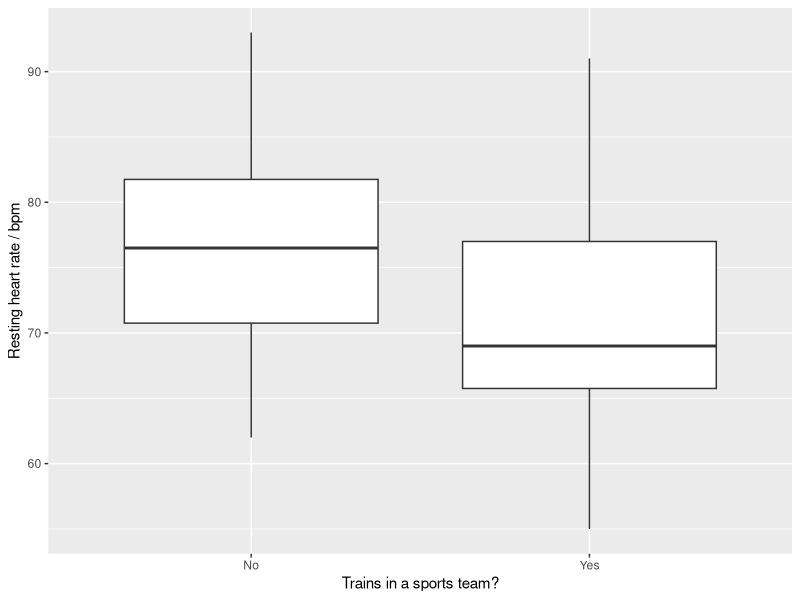
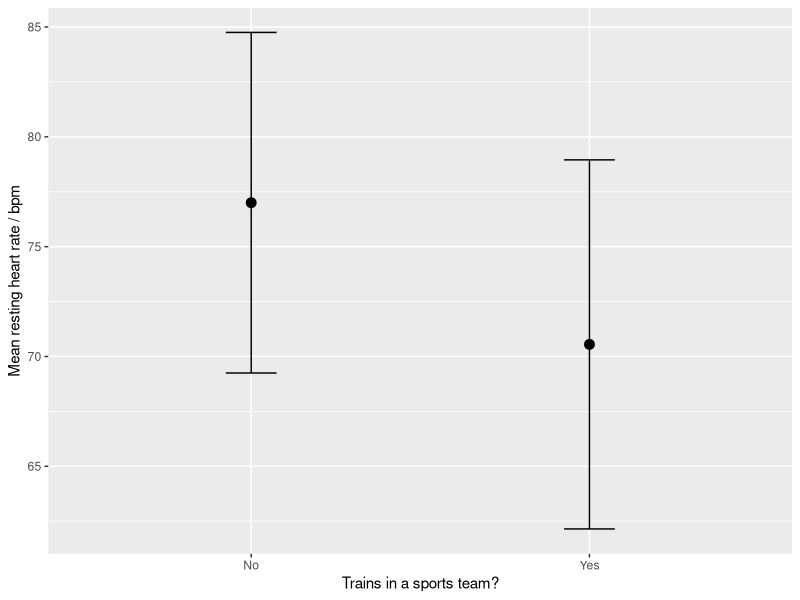
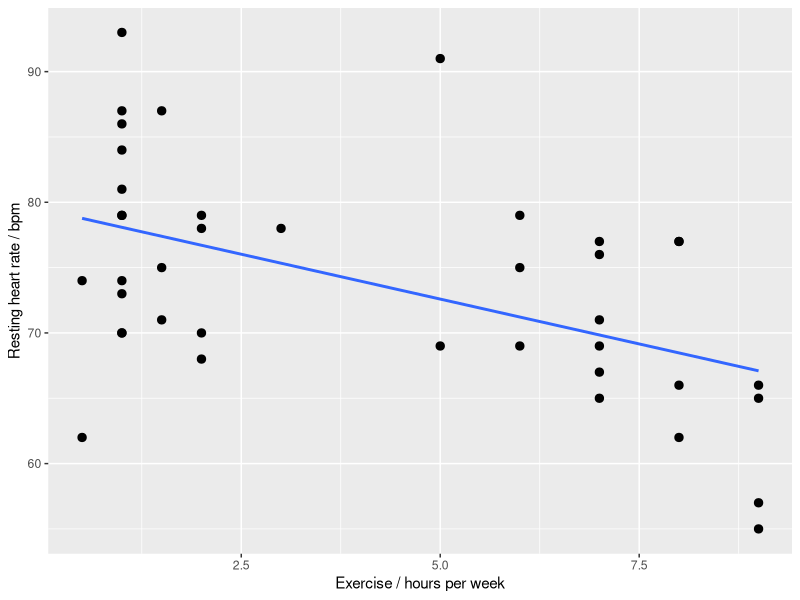
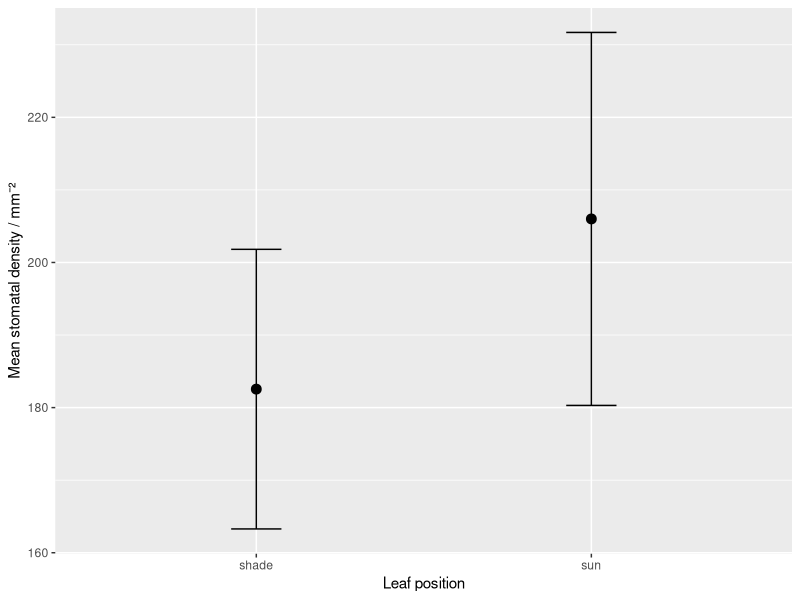

Reproduce these figures in R, in order.
# ============================================================
# Statistics in R · IB Biology · Learn R
# https://nlcsbiology.com/learn-r/ib.html
# Dr Daniel Mompel Riera · NLCS Jeju · CC BY-NC-SA 4.0
#
# The whole course as one script: the data, and the answer to every exercise,
# stage by stage, with the result you should get. The data are INVENTED, for learning.
#
# In RStudio: File > Open File..., choose this file, then
#   run one line:  put the cursor on it and press Ctrl + Enter (Mac: Cmd + Enter)
#   run it all:    Ctrl + Shift + Enter (Mac: Cmd + Shift + Enter), "Source with Echo"
# ============================================================

# The first time only, this installs the packages (a few minutes: wait for the > prompt).
if (!requireNamespace("dplyr", quietly = TRUE)) install.packages("dplyr")
if (!requireNamespace("ggplot2", quietly = TRUE)) install.packages("ggplot2")
library(dplyr)
library(ggplot2)

# ---- The data ----------------------------------------------------------------
# students: an invented class of 40. stomata_raw: an invented class spreadsheet, mistakes included.
students <- data.frame(
  id = 1:40,
  trains = factor(c("No", "No", "Yes", "Yes", "No", "Yes", "No", "Yes", "No", "No", "No", "No", "No", "Yes", "Yes", "No", "Yes", "No", "Yes", "Yes", "No", "No", "Yes", "No", "Yes", "Yes", "Yes", "No", "Yes", "No", "No", "Yes", "No", "Yes", "Yes", "No", "Yes", "No", "Yes", "Yes"), levels = c("No", "Yes")),
  exercise_h = c(2, 1, 9, 8, 1, 6, 1, 8, 0.5, 1, 1, 1.5, 1, 6, 6, 1, 9, 0.5, 7, 8, 1, 2, 5, 2, 7, 5, 9, 1, 7, 1.5, 1, 9, 1, 3, 7, 2, 7, 1.5, 8, 7),
  resting_hr = c(68, 87, 57, 66, 81, 79, 73, 77, 74, 74, 84, 71, 79, 75, 69, 79, 55, 62, 69, 77, 93, 70, 69, 78, 77, 91, 66, 70, 67, 75, 86, 65, 70, 78, 65, 79, 76, 87, 62, 71),
  abo = factor(c("A", "A", "B", "A", "A", "AB", "B", "B", "B", "AB", "O", "A", "O", "O", "A", "AB", "A", "B", "O", "O", "O", "O", "A", "O", "B", "A", "AB", "B", "O", "O", "A", "B", "O", "B", "A", "B", "A", "B", "A", "A"), levels = c("O", "A", "B", "AB"))
)
stomata_raw <- data.frame(
  leaf_id = 1:24,
  leaf = c("sun", "Shade", "sun", "shade", "SUN ", "shade", "Sun", "shade", "sun", " shade", "sun", "Shade", "sun", "shade", "Sun", "shade", "SUN ", "Shade", "sun", "shade", "Sun", " shade", "sun", "shade"),
  density_mm2 = c(198, 192, 204, 151, 1980, 173, 215, 184, 186, NA, 242, 159, 237, 202, 225, 169, 220, 201, 177, 188, 205, 175, 157, 214),
  note = c("", "", "", "", "", "", "", "", "", "leaf torn: not counted", "", "", "", "", "", "", "", "", "", "", "", "", "", ""),
  stringsAsFactors = FALSE
)

# ==== Stage 1 · R in ten minutes ==============================================================

# ---- Your turn · R as a calculator
(72 + 75 + 78) / 3
# You should get: 75 bpm. The brackets make R add first, then divide.

# ---- Your turn · a function
pulse <- c(72, 75, 78)
pulse
mean(pulse)
# You should get: mean() is a function: its name, then brackets round what it works on.

# ---- Your turn · a column
head(students)
nrow(students)
students$resting_hr
mean(students$resting_hr)
# You should get: 73.775 bpm: the mean resting heart rate of all 40 students.

# ==== Stage 2 · The middle of your data =======================================================

# ---- Your turn · one extreme value
six <- c(68, 87, 81, 73, 74, 74)
mean(six)
median(six)
seven <- c(68, 87, 81, 73, 74, 74, 112)
mean(seven)
median(seven)
# You should get: The mean rose from 76.2 to 81.3 bpm. The median stayed at 74 bpm.

# ---- Your turn · each group
students %>%
  group_by(trains) %>%
  summarise(mean = mean(resting_hr), median = median(resting_hr))
# You should get: No training: mean 77.0, median 76.5 bpm. Training: mean 70.55, median 69.0 bpm. In
# each group the mean and median are close: no extreme values pull them apart.

# ---- Your turn · the mode
table(students$abo)
names(which.max(table(students$abo)))
# You should get: The mode is A: 14 of the 40 students.

# ==== Stage 3 · Look before you test ==========================================================

# ---- Your turn · the fence
no_train <- students$resting_hr[students$trains == "No"]
readings <- c(no_train, 112)
quantile(readings)
IQR(readings)
quantile(readings, 0.75) + 1.5 * IQR(readings)
# You should get: 103.5 bpm. 112 is above it, so it is an outlier.

# ---- Your turn · box plots of both groups
ggplot(students, aes(x = trains, y = resting_hr)) +
  geom_boxplot() +
  labs(x = "Trains in a sports team?", y = "Resting heart rate / bpm")
# You should get: Every axis needs a label with its unit. Neither group has an outlier: the reading
# after PE is not in the table.

# ==== Stage 4 · Spread: the normal distribution and SD ========================================

# ---- Your turn · SD of each group
students %>%
  group_by(trains) %>%
  summarise(mean = mean(resting_hr), sd = sd(resting_hr), n = n())
# You should get: No training: 77.0 ± 7.75 bpm. Training: 70.55 ± 8.40 bpm. n = 20 in each. The
# spreads are similar.

# ---- Your turn · SD as error bars
summary_hr <- students %>%
  group_by(trains) %>%
  summarise(mean = mean(resting_hr), sd = sd(resting_hr))

ggplot(summary_hr, aes(x = trains, y = mean)) +
  geom_point(size = 3) +
  geom_errorbar(aes(ymin = mean - sd, ymax = mean + sd), width = 0.15) +
  labs(x = "Trains in a sports team?", y = "Mean resting heart rate / bpm")
# You should get: Each bar now runs from mean − 1 SD to mean + 1 SD. In your caption, say what the
# bars show: “error bars = ± 1 SD (n = 20)”.

# ==== Stage 5 · How sure is the mean? SE ======================================================

# ---- Your turn · the SE
no_train <- students$resting_hr[students$trains == "No"]
sd(no_train)
length(no_train)
sd(no_train) / sqrt(length(no_train))
# You should get: SE = 1.73 bpm. The SD was 7.75 bpm: √20 is about 4.5, so the SE is about a quarter
# of the SD.

# ==== Stage 6 · Is it real, or is it chance? ==================================================

# ---- Your turn
binom.test(80, 100)
# You should get: For 80 heads, p = 1.116e-09. That is 0.000000001116: far below 0.05, so you reject
# H₀.

# ==== Stage 7 · Which test? ===================================================================

# ---- Your turn · similar spread?
sds <- tapply(students$resting_hr, students$trains, sd)
sds
max(sds) / min(sds)
# You should get: 1.08: far below 2. The spreads are similar, so the standard t-test fits.

# ==== Stage 8 · The t-test ====================================================================

# ---- Your turn · the t-test in R
t.test(resting_hr ~ trains, data = students, var.equal = TRUE)
# You should get: “Two Sample t-test”: t = 2.52, df = 38, p = 0.016.

# ==== Stage 9 · The χ² test ===================================================================

# ---- Your turn · χ² in R
quadrats <- matrix(c(57, 9, 7, 27), nrow = 2,
  dimnames = list(moss = c("present", "absent"),
                  heather = c("present", "absent")))
quadrats
chisq.test(quadrats, correct = FALSE)
# You should get: χ² = 42.1, df = 1, p = 8.5e-11. The hand calculation, with E rounded to 1 d.p.,
# gave 42.4: the same decision.

# ---- Your turn · the expected counts
quadrats <- matrix(c(57, 9, 7, 27), nrow = 2,
  dimnames = list(moss = c("present", "absent"),
                  heather = c("present", "absent")))
test <- chisq.test(quadrats, correct = FALSE)
test$expected
# You should get: 42.24, 23.76, 21.76 and 12.24: every expected count is at least 5, so the test is
# valid.

# ---- Your turn · a new, imagined survey
survey <- matrix(c(12, 48, 30, 10), nrow = 2,
  dimnames = list(bracken = c("present", "absent"),
                  heather = c("present", "absent")))
survey
test <- chisq.test(survey, correct = FALSE)
test
test$expected

# ==== Stage 10 · Correlation and R² ===========================================================

# ---- Your turn · r and its p-value
cor.test(students$exercise_h, students$resting_hr)
# You should get: r = −0.50, p = 0.00091: a significant negative correlation.

# ---- Your turn · the line of best fit
ggplot(students, aes(x = exercise_h, y = resting_hr)) +
  geom_point(size = 2.5) +
  labs(x = "Exercise / hours per week", y = "Resting heart rate / bpm") +
  geom_smooth(method = "lm", formula = y ~ x, se = FALSE)
# You should get: A straight line of best fit, from a fitted equation. Only for a line like this may
# you report R².

# ---- Your turn · R²
model <- lm(resting_hr ~ exercise_h, data = students)
coef(model)
summary(model)$r.squared
# You should get: R² = 0.25. And r² = (−0.504)² = 0.254: for a straight line, R² is r squared.

# ==== Stage 11 · Put it together ==============================================================

# ---- Step 1 · Look before you fix
table(stomata_raw$leaf)
summary(stomata_raw$density_mm2)
stomata_raw[stomata_raw$note != "", ]

# ---- Step 2 · Fix the labels
stomata <- stomata_raw
stomata$leaf <- tolower(trimws(stomata$leaf))
table(stomata$leaf)
# You should get: Two labels now: shade 12, sun 12.

# ---- Step 3 · Remove what cannot be used
stomata <- stomata_raw
stomata$leaf <- tolower(trimws(stomata$leaf))
stomata <- stomata %>%
  filter(!is.na(density_mm2), density_mm2 < 500)
nrow(stomata)
# You should get: 22 leaves: 11 sun, 11 shade. In the method, say why two leaves were left out: one
# was torn and not counted; 1980 per mm² is about ten times any other count, most likely a typing
# error, and the true count was not recorded.

# ---- Step 4 · Describe each group
stomata <- stomata_raw
stomata$leaf <- tolower(trimws(stomata$leaf))
stomata <- stomata %>% filter(!is.na(density_mm2), density_mm2 < 500)

stomata %>%
  group_by(leaf) %>%
  summarise(mean = mean(density_mm2), sd = sd(density_mm2), n = n())
# You should get: Sun: 206.0 ± 25.7 stomata per mm² (n = 11). Shade: 182.5 ± 19.3 (n = 11). The
# larger SD is less than twice the smaller: similar spreads.

# ---- Step 5 · The graph
stomata <- stomata_raw
stomata$leaf <- tolower(trimws(stomata$leaf))
stomata <- stomata %>% filter(!is.na(density_mm2), density_mm2 < 500)
s <- stomata %>% group_by(leaf) %>%
  summarise(mean = mean(density_mm2), sd = sd(density_mm2))

ggplot(s, aes(x = leaf, y = mean)) +
  geom_point(size = 3) +
  geom_errorbar(aes(ymin = mean - sd, ymax = mean + sd), width = 0.15) +
  labs(x = "Leaf position", y = "Mean stomatal density / mm⁻²")
# You should get: Caption it: “Figure 1. Dot plot showing the effect of leaf position (sun or shade)
# on the mean stomatal density (n = 11; error bars = ± 1 SD).”

# ---- Step 6 · The test
stomata <- stomata_raw
stomata$leaf <- tolower(trimws(stomata$leaf))
stomata <- stomata %>% filter(!is.na(density_mm2), density_mm2 < 500)
t.test(density_mm2 ~ leaf, data = stomata, var.equal = TRUE)
# You should get: t = −2.42, df = 20, p = 0.025. (t is negative only because R takes shade − sun:
# shade comes first in the alphabet.)

# ==== Your own data ==========================================================
# One row for each measurement, one column for each variable, short column names with no spaces.
# Save the spreadsheet as a .csv file, then remove the # at the start of these lines:
# my_data <- read.csv(file.choose())   # a window opens: choose your .csv file
# head(my_data)                        # the first six rows
# str(my_data)                         # each column: numbers (num, int) or text (chr)?
